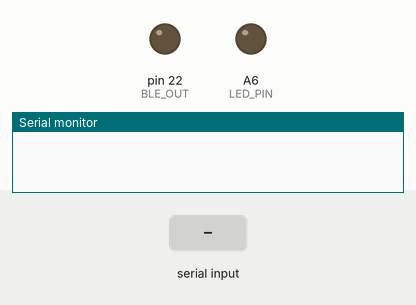
This sketch was run on a simulated Arduino Mega 2560, built with avr-gcc and run on an emulated ATmega2560. Shown: output pins drawn as LEDs (lit = HIGH), the last lines printed to the serial monitor. The inputs (shaded band) are chosen by the test bench.

Above: at 0.01 s.
At 3.0 s:
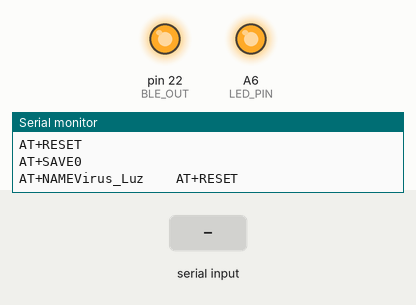
3.1 s: "c" received over Serial
At 3.5 s:
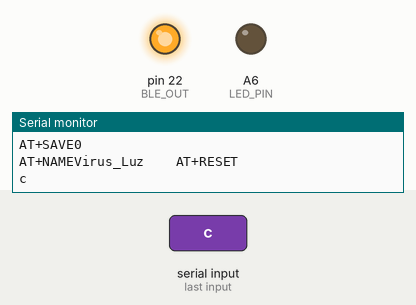
4.6 s: "1" received over Serial
Timing chart, 0 to 7.6 s (numbered marks = the images above; inputs shaded):
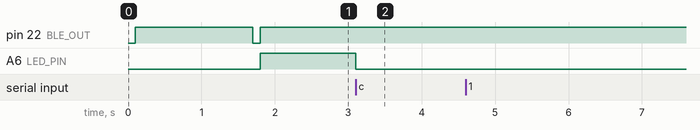

Measured:
- after the input at 3.1 s, A6 (LED_PIN): HIGH → LOW at once

The sketch:

teste_Print_AT84.ino
```cpp
char ID1[20] = "AT+NAMEVirus_Luz     ";

#define LED_PIN  A6
boolean s = HIGH;

// Manipulação de pinos para controle do Bluetooth
#define BLE_OUT         DDRA |= (1<<DDB0);              // A0 Configurado como saída
#define BLE_ON          PORTA |= (1<<PORTA0);           // A0 em 1 (manipula a porta entera) >> Liga o Bluetooth On HIGH
#define BLE_OFF         PORTA &= ~(1<<PORTA0);          // A0 em 0 (manipula a porta entera) >> Desliga o Bluetooths Off LOW

void setup() {
  // Configuraçoes iniciais
  BLE_OUT;            // Habilita o pin controle do Bt
  BLE_ON;             // Liga o Bth
  Serial.begin(9600);
  ble_rename();
  BLE_ON;             // Liga o Bth

  pinMode(LED_PIN, OUTPUT);
  digitalWrite(LED_PIN, HIGH);
}

void loop() {
  if (Serial.available()) {
    char c = Serial.read();
    Serial.write(c);
    if (c == 'c') {
      digitalWrite(LED_PIN, !s);
      delay(1000);
    }

  }
}

/***********************************************************************************/
/***************    Função para renomear o modulo BT   *****************************/
/***********************************************************************************/
void ble_rename() {
  BLE_OFF; // Deliga e liga o Bluetooth
  delay(100);
  BLE_ON;
  delay(100);

  Serial.write("AT+RESET"); // Reiniciar Módulo Bt
  Serial.println();
  delay(500);

  Serial.write("AT+SAVE0"); // Configura o módulo para que nao salve o último endereço conectado
  Serial.println();
  delay(500);

  Serial.write(ID1); // Renomea o Módulo Bt para E-Lastic
  Serial.println();
  delay(500);

  BLE_OFF;            // Desliga o Bt
  delay(100);
}
```
